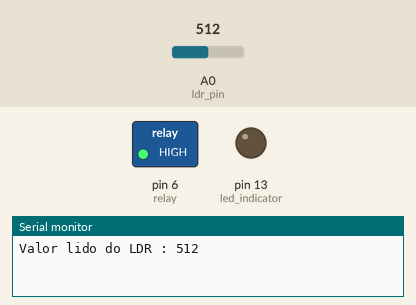
This sketch was run on a simulated Arduino Uno, built with avr-gcc and run on an emulated ATmega328P. Parts: switched loads named in the sketch (green lamp = pin HIGH), output pins drawn as LEDs (lit = HIGH), the last lines printed to the serial monitor. Inputs (shaded band) come from the test bench; at power-on: A0 (ldr_pin) = 512.

Above: at 2.8 s.
2.9 s: A0 (ldr_pin) set to 886
7.2 s: A0 (ldr_pin) set to 910
At 10.3 s:
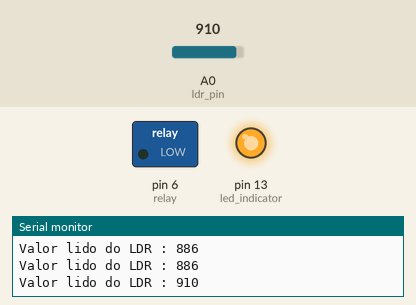
Timing chart, 0 to 11.8 s (numbered marks = the images above; inputs shaded):
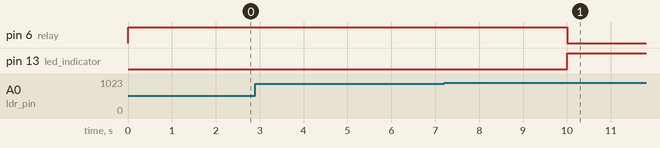

Measured:
- the behaviour switches between 900 and 901 on A0 (ldr_pin) (found by bisection; images 0 and 1)
- after the input at 7.2 s, pin 6 (relay): HIGH → LOW after 2.8 s; pin 13 (led_indicator): LOW → HIGH after 2.8 s

The sketch:

ldr_automation.ino
```cpp
int led_indicator = 13;
int relay = 6;
int ldr_pin = 0;
int ldr_value = 0;

void setup() {
  Serial.begin(9600);
  pinMode(led_indicator, OUTPUT);
  pinMode(relay, OUTPUT);
  pinMode(ldr_pin, INPUT);
  digitalWrite(relay, HIGH);
  digitalWrite(led_indicator, LOW);
}

void loop() {
  ldr_value = analogRead(ldr_pin);
  delay(2000);
  Serial.print("Valor lido do LDR : ");
  Serial.print(ldr_value);
  Serial.print("\n");

  if (ldr_value > 900) {
    digitalWrite(led_indicator, HIGH);
    digitalWrite(relay, LOW);
    delay(14400000);
    while(ldr_value > 900) {
      digitalWrite(relay, HIGH);
      digitalWrite(led_indicator, LOW);
      ldr_value = analogRead(ldr_pin);
    }
  }
}
```
